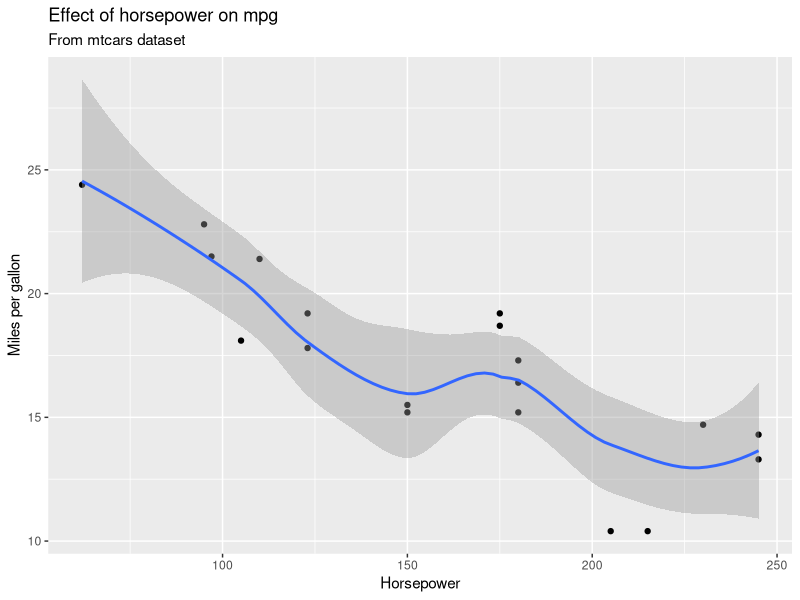
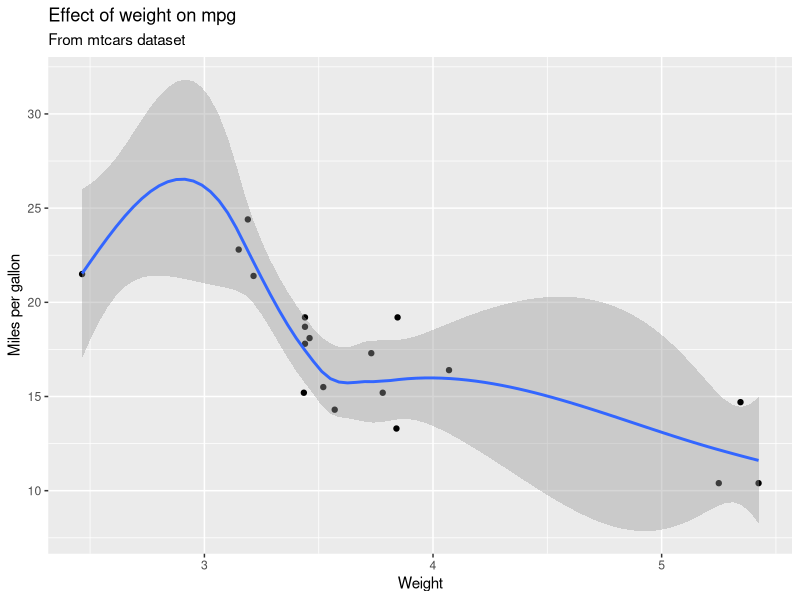
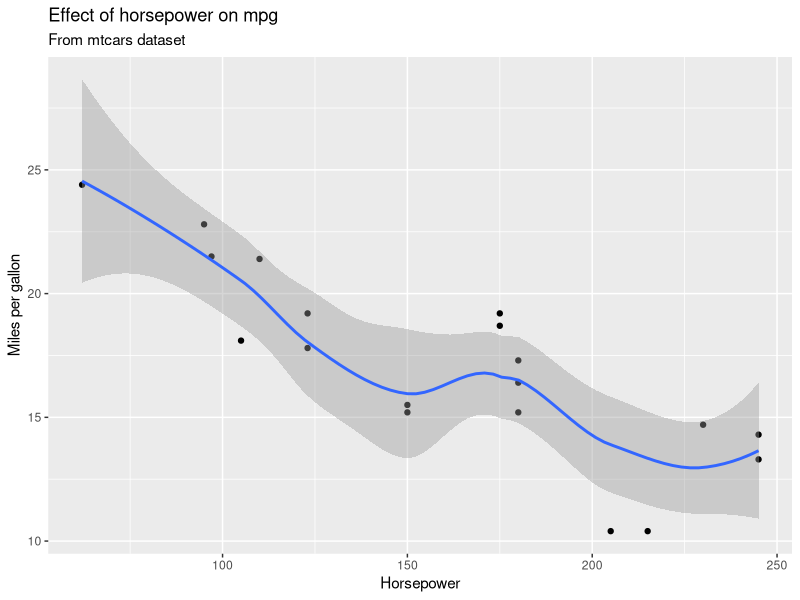
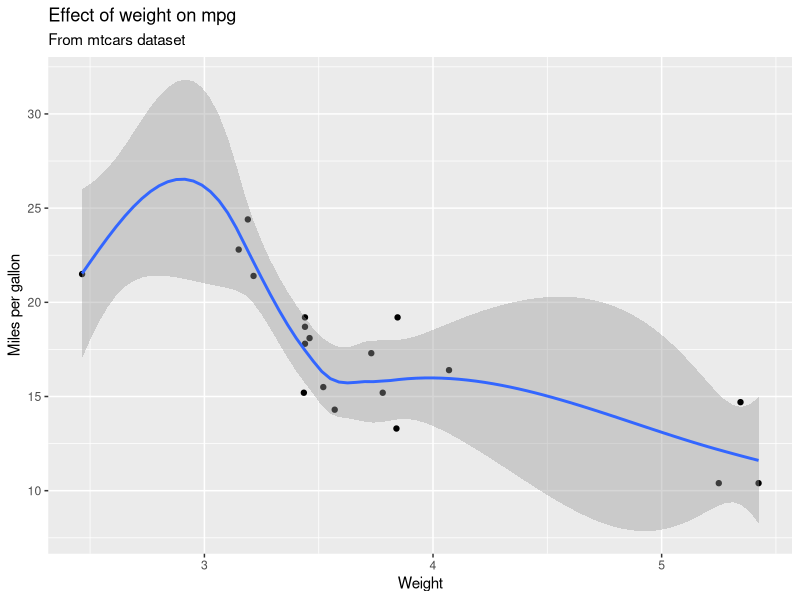

The R script that drew these images, in order: (Note: this script raises an error after producing the figures.)
#Assignment 6 Work
library(ggplot2)
library(patchwork)
data("mtcars")
?mtcars

#subsetting data into automatic transmission only and saving it
auto <- mtcars[mtcars$am == 0, ]
write.csv(auto,"./automatic_mtcars.csv")

#Plotting and saving the plot
ggplot(auto,aes(x=hp,y=mpg)) +
  geom_point() +
  geom_smooth() + 
  labs(title="Effect of horsepower on mpg", 
       subtitle="From mtcars dataset", 
       y="Miles per gallon", 
       x="Horsepower")
ggsave("./mpg_vs_hp_auto.png")
?mtcars

#Weight subset plot
ggplot(auto,aes(x=wt,y=mpg)) +
  geom_point() +
  geom_smooth() + 
  labs(title="Effect of weight on mpg", 
       subtitle="From mtcars dataset", 
       y="Miles per gallon", 
       x="Weight")

#saving as tiff
tiff("./mpg_vs_wt_auto.tiff")
ggplot(auto,aes(x=wt,y=mpg)) +
  geom_point() +
  geom_smooth() + 
  labs(title="Effect of weight on mpg", 
       subtitle="From mtcars dataset", 
       y="Miles per gallon", 
       x="Weight")
dev.off()

# subset mtcars to include less than or equal (<=)to 200 cu disp
under <- mtcars[mtcars$disp<=200,]

# Saving as a csv
write.csv(under, "./mtcars_max200_displ.csv")

# Max of original
a <- max(mtcars$hp)

# Max of auto
b <- max(auto$hp)

# Max of 200
c <- max(under$hp)

install.packages('patchwork')
library(patchwork)

d <- as.list(c(a,b,c))
#Saving as txt
write.table(d, file = "./hp_maximums.txt", sep = "\t",
            row.names = FALSE)

#Scatterplot + trendline of the effect of weight on mpg (points and linear trendlines colored by the number of cylinders)
#Violin chart of the distributions of mpg for cars, separated and colored by the number of cylinders
#Scatterplot + trendline of the effect of horsepower on mpg (points and linear trendlines colored by the number of cylinders)

ggplot(mtcars, aes(x=wt,y=mpg)) +
  geom_point(mtcars, aes(x=wt,y=mpg, color = cyl)) +
  geom_smooth(mtcars, method="lm")

# First plot
 
p1 <- ggplot(data = mtcars) +
  geom_point(mapping = aes(x=wt, y = mpg, color = cyl)) + 
  stat_smooth(mapping = aes(x=wt, y = mpg, color = cyl), method = "lm", formula = y ~ x, size = 1) +
  theme_minimal() 

# Second plot (colors didn't work, not sure why)
p2 <- ggplot(data = mtcars) + 
  geom_violin(mapping = aes(x=wt, y=mpg,color=cyl))

# Third plot
p3 <- ggplot(data = mtcars) +
  geom_point(mapping = aes(x=hp, y = mpg, color = cyl)) + 
  stat_smooth(mapping = aes(x=hp, y = mpg, color = cyl), method = "lm", formula = y ~ x, size = 1) +
  theme_minimal() 
              
#This combination looks pretty rough, ngl
comb <- p1 + p2 + p3

#Saving
png("./combined_mtcars_plot.png")
p1 + p2 + p3
dev.off()